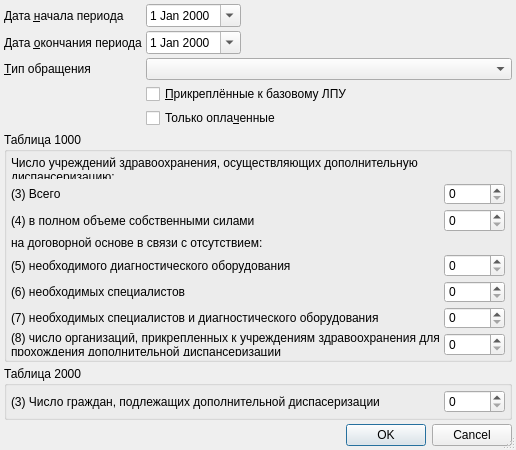
<ui version="4.0" >
 <class>ReportF12_D_3_MSetupDialog</class>
 <widget class="QDialog" name="ReportF12_D_3_MSetupDialog" >
  <property name="windowModality" >
   <enum>Qt::ApplicationModal</enum>
  </property>
  <property name="geometry" >
   <rect>
    <x>0</x>
    <y>0</y>
    <width>496</width>
    <height>420</height>
   </rect>
  </property>
  <property name="windowTitle" >
   <string>параметры отчёта</string>
  </property>
  <property name="sizeGripEnabled" >
   <bool>true</bool>
  </property>
  <property name="modal" >
   <bool>true</bool>
  </property>
  <layout class="QGridLayout" name="gridLayout_3" >
   <property name="margin" >
    <number>4</number>
   </property>
   <property name="spacing" >
    <number>4</number>
   </property>
   <item row="0" column="0" >
    <widget class="QLabel" name="lblBegDate" >
     <property name="sizePolicy" >
      <sizepolicy vsizetype="Preferred" hsizetype="Maximum" >
       <horstretch>0</horstretch>
       <verstretch>0</verstretch>
      </sizepolicy>
     </property>
     <property name="text" >
      <string>Дата &amp;начала периода</string>
     </property>
     <property name="buddy" >
      <cstring>edtBegDate</cstring>
     </property>
    </widget>
   </item>
   <item row="0" column="1" >
    <widget class="CDateEdit" name="edtBegDate" >
     <property name="calendarPopup" >
      <bool>true</bool>
     </property>
    </widget>
   </item>
   <item row="0" column="2" >
    <spacer>
     <property name="orientation" >
      <enum>Qt::Horizontal</enum>
     </property>
     <property name="sizeHint" stdset="0" >
      <size>
       <width>261</width>
       <height>17</height>
      </size>
     </property>
    </spacer>
   </item>
   <item row="1" column="0" >
    <widget class="QLabel" name="lblEndDate" >
     <property name="sizePolicy" >
      <sizepolicy vsizetype="Preferred" hsizetype="Maximum" >
       <horstretch>0</horstretch>
       <verstretch>0</verstretch>
      </sizepolicy>
     </property>
     <property name="text" >
      <string>Дата &amp;окончания периода</string>
     </property>
     <property name="buddy" >
      <cstring>edtEndDate</cstring>
     </property>
    </widget>
   </item>
   <item row="1" column="1" >
    <widget class="CDateEdit" name="edtEndDate" >
     <property name="calendarPopup" >
      <bool>true</bool>
     </property>
    </widget>
   </item>
   <item row="1" column="2" >
    <spacer>
     <property name="orientation" >
      <enum>Qt::Horizontal</enum>
     </property>
     <property name="sizeHint" stdset="0" >
      <size>
       <width>261</width>
       <height>17</height>
      </size>
     </property>
    </spacer>
   </item>
   <item row="2" column="0" >
    <widget class="QLabel" name="lblEventType" >
     <property name="sizePolicy" >
      <sizepolicy vsizetype="Preferred" hsizetype="Maximum" >
       <horstretch>0</horstretch>
       <verstretch>0</verstretch>
      </sizepolicy>
     </property>
     <property name="text" >
      <string>&amp;Тип обращения</string>
     </property>
     <property name="buddy" >
      <cstring>cmbEventType</cstring>
     </property>
    </widget>
   </item>
   <item row="2" column="1" colspan="2" >
    <widget class="CRBComboBox" name="cmbEventType" />
   </item>
   <item row="3" column="1" colspan="2" >
    <widget class="QCheckBox" name="chkOnlyPermanentAttach" >
     <property name="text" >
      <string>&amp;Прикреплённые к базовому ЛПУ</string>
     </property>
    </widget>
   </item>
   <item row="4" column="1" colspan="2" >
    <widget class="QCheckBox" name="chkOnlyPayedEvents" >
     <property name="text" >
      <string>Только опла&amp;ченные</string>
     </property>
    </widget>
   </item>
   <item row="5" column="0" colspan="3" >
    <widget class="QGroupBox" name="gbTable1000" >
     <property name="title" >
      <string>Таблица 1000</string>
     </property>
     <layout class="QGridLayout" name="gridLayout" >
      <property name="margin" >
       <number>4</number>
      </property>
      <property name="spacing" >
       <number>4</number>
      </property>
      <item row="0" column="0" colspan="2" >
       <widget class="QLabel" name="label" >
        <property name="font" >
         <font>
          <weight>50</weight>
          <bold>false</bold>
         </font>
        </property>
        <property name="autoFillBackground" >
         <bool>false</bool>
        </property>
        <property name="text" >
         <string>Число учреждений здравоохранения, осуществляющих дополнительную диспансеризацию:</string>
        </property>
        <property name="alignment" >
         <set>Qt::AlignLeading|Qt::AlignLeft|Qt::AlignTop</set>
        </property>
        <property name="wordWrap" >
         <bool>true</bool>
        </property>
       </widget>
      </item>
      <item row="1" column="0" >
       <widget class="QLabel" name="lblTotalText" >
        <property name="text" >
         <string>(3) Всего</string>
        </property>
        <property name="buddy" >
         <cstring>sbCol3</cstring>
        </property>
       </widget>
      </item>
      <item row="1" column="1" >
       <widget class="QSpinBox" name="sbCol3" >
        <property name="sizePolicy" >
         <sizepolicy vsizetype="Fixed" hsizetype="Maximum" >
          <horstretch>0</horstretch>
          <verstretch>0</verstretch>
         </sizepolicy>
        </property>
        <property name="maximum" >
         <number>99999</number>
        </property>
       </widget>
      </item>
      <item row="2" column="0" >
       <widget class="QLabel" name="label_2" >
        <property name="text" >
         <string>(4) в полном объеме собственными силами </string>
        </property>
        <property name="wordWrap" >
         <bool>true</bool>
        </property>
        <property name="buddy" >
         <cstring>sbCol4</cstring>
        </property>
       </widget>
      </item>
      <item row="2" column="1" >
       <widget class="QSpinBox" name="sbCol4" >
        <property name="sizePolicy" >
         <sizepolicy vsizetype="Fixed" hsizetype="Maximum" >
          <horstretch>0</horstretch>
          <verstretch>0</verstretch>
         </sizepolicy>
        </property>
        <property name="maximum" >
         <number>99999</number>
        </property>
       </widget>
      </item>
      <item row="3" column="0" colspan="2" >
       <widget class="QLabel" name="label_4" >
        <property name="text" >
         <string>на договорной основе в связи с отсутствием:</string>
        </property>
       </widget>
      </item>
      <item row="4" column="0" >
       <widget class="QLabel" name="label_3" >
        <property name="text" >
         <string>(5) необходимого диагностического оборудования </string>
        </property>
        <property name="wordWrap" >
         <bool>true</bool>
        </property>
        <property name="buddy" >
         <cstring>sbCol5</cstring>
        </property>
       </widget>
      </item>
      <item row="4" column="1" >
       <widget class="QSpinBox" name="sbCol5" >
        <property name="sizePolicy" >
         <sizepolicy vsizetype="Fixed" hsizetype="Maximum" >
          <horstretch>0</horstretch>
          <verstretch>0</verstretch>
         </sizepolicy>
        </property>
        <property name="maximum" >
         <number>99999</number>
        </property>
       </widget>
      </item>
      <item row="5" column="0" >
       <widget class="QLabel" name="label_5" >
        <property name="text" >
         <string>(6) необходимых специалистов</string>
        </property>
        <property name="buddy" >
         <cstring>sbCol6</cstring>
        </property>
       </widget>
      </item>
      <item row="5" column="1" >
       <widget class="QSpinBox" name="sbCol6" >
        <property name="sizePolicy" >
         <sizepolicy vsizetype="Fixed" hsizetype="Maximum" >
          <horstretch>0</horstretch>
          <verstretch>0</verstretch>
         </sizepolicy>
        </property>
        <property name="maximum" >
         <number>99999</number>
        </property>
       </widget>
      </item>
      <item row="6" column="0" >
       <widget class="QLabel" name="label_6" >
        <property name="text" >
         <string>(7) необходимых специалистов и диагностического оборудования </string>
        </property>
        <property name="buddy" >
         <cstring>sbCol7</cstring>
        </property>
       </widget>
      </item>
      <item row="6" column="1" >
       <widget class="QSpinBox" name="sbCol7" >
        <property name="sizePolicy" >
         <sizepolicy vsizetype="Fixed" hsizetype="Maximum" >
          <horstretch>0</horstretch>
          <verstretch>0</verstretch>
         </sizepolicy>
        </property>
        <property name="maximum" >
         <number>99999</number>
        </property>
       </widget>
      </item>
      <item row="7" column="0" >
       <widget class="QLabel" name="label_7" >
        <property name="text" >
         <string>(8) число организаций, прикрепленных к учреждениям здравоохранения для
прохождения дополнительной диспансеризации </string>
        </property>
        <property name="buddy" >
         <cstring>sbCol8</cstring>
        </property>
       </widget>
      </item>
      <item row="7" column="1" >
       <widget class="QSpinBox" name="sbCol8" >
        <property name="sizePolicy" >
         <sizepolicy vsizetype="Fixed" hsizetype="Maximum" >
          <horstretch>0</horstretch>
          <verstretch>0</verstretch>
         </sizepolicy>
        </property>
        <property name="maximum" >
         <number>99999</number>
        </property>
       </widget>
      </item>
     </layout>
    </widget>
   </item>
   <item row="6" column="0" colspan="3" >
    <widget class="QGroupBox" name="gbTable2000" >
     <property name="title" >
      <string>Таблица 2000</string>
     </property>
     <layout class="QGridLayout" name="gridLayout_2" >
      <property name="margin" >
       <number>4</number>
      </property>
      <property name="spacing" >
       <number>4</number>
      </property>
      <item row="0" column="0" >
       <widget class="QLabel" name="lblTable2000Col3" >
        <property name="text" >
         <string>(3) Число граждан, подлежащих дополнительной диспасеризации</string>
        </property>
       </widget>
      </item>
      <item row="0" column="1" >
       <widget class="QSpinBox" name="sbTable2000Col3" >
        <property name="sizePolicy" >
         <sizepolicy vsizetype="Fixed" hsizetype="Maximum" >
          <horstretch>0</horstretch>
          <verstretch>0</verstretch>
         </sizepolicy>
        </property>
        <property name="minimumSize" >
         <size>
          <width>0</width>
          <height>0</height>
         </size>
        </property>
        <property name="maximum" >
         <number>99999</number>
        </property>
       </widget>
      </item>
     </layout>
    </widget>
   </item>
   <item row="7" column="0" colspan="3" >
    <spacer name="verticalSpacer" >
     <property name="orientation" >
      <enum>Qt::Vertical</enum>
     </property>
     <property name="sizeHint" stdset="0" >
      <size>
       <width>20</width>
       <height>40</height>
      </size>
     </property>
    </spacer>
   </item>
   <item row="8" column="0" colspan="3" >
    <widget class="QDialogButtonBox" name="buttonBox" >
     <property name="orientation" >
      <enum>Qt::Horizontal</enum>
     </property>
     <property name="standardButtons" >
      <set>QDialogButtonBox::Cancel|QDialogButtonBox::Ok</set>
     </property>
    </widget>
   </item>
  </layout>
 </widget>
 <customwidgets>
  <customwidget>
   <class>CRBComboBox</class>
   <extends>QComboBox</extends>
   <header>library/crbcombobox.h</header>
  </customwidget>
  <customwidget>
   <class>CDateEdit</class>
   <extends>QDateEdit</extends>
   <header>library/DateEdit</header>
  </customwidget>
 </customwidgets>
 <tabstops>
  <tabstop>edtBegDate</tabstop>
  <tabstop>edtEndDate</tabstop>
  <tabstop>cmbEventType</tabstop>
  <tabstop>chkOnlyPermanentAttach</tabstop>
  <tabstop>chkOnlyPayedEvents</tabstop>
  <tabstop>sbCol3</tabstop>
  <tabstop>sbCol4</tabstop>
  <tabstop>sbCol5</tabstop>
  <tabstop>sbCol6</tabstop>
  <tabstop>sbCol7</tabstop>
  <tabstop>sbCol8</tabstop>
  <tabstop>sbTable2000Col3</tabstop>
  <tabstop>buttonBox</tabstop>
 </tabstops>
 <resources/>
 <connections>
  <connection>
   <sender>buttonBox</sender>
   <signal>accepted()</signal>
   <receiver>ReportF12_D_3_MSetupDialog</receiver>
   <slot>accept()</slot>
   <hints>
    <hint type="sourcelabel" >
     <x>116</x>
     <y>310</y>
    </hint>
    <hint type="destinationlabel" >
     <x>70</x>
     <y>270</y>
    </hint>
   </hints>
  </connection>
  <connection>
   <sender>buttonBox</sender>
   <signal>rejected()</signal>
   <receiver>ReportF12_D_3_MSetupDialog</receiver>
   <slot>reject()</slot>
   <hints>
    <hint type="sourcelabel" >
     <x>229</x>
     <y>310</y>
    </hint>
    <hint type="destinationlabel" >
     <x>279</x>
     <y>272</y>
    </hint>
   </hints>
  </connection>
 </connections>
</ui>
